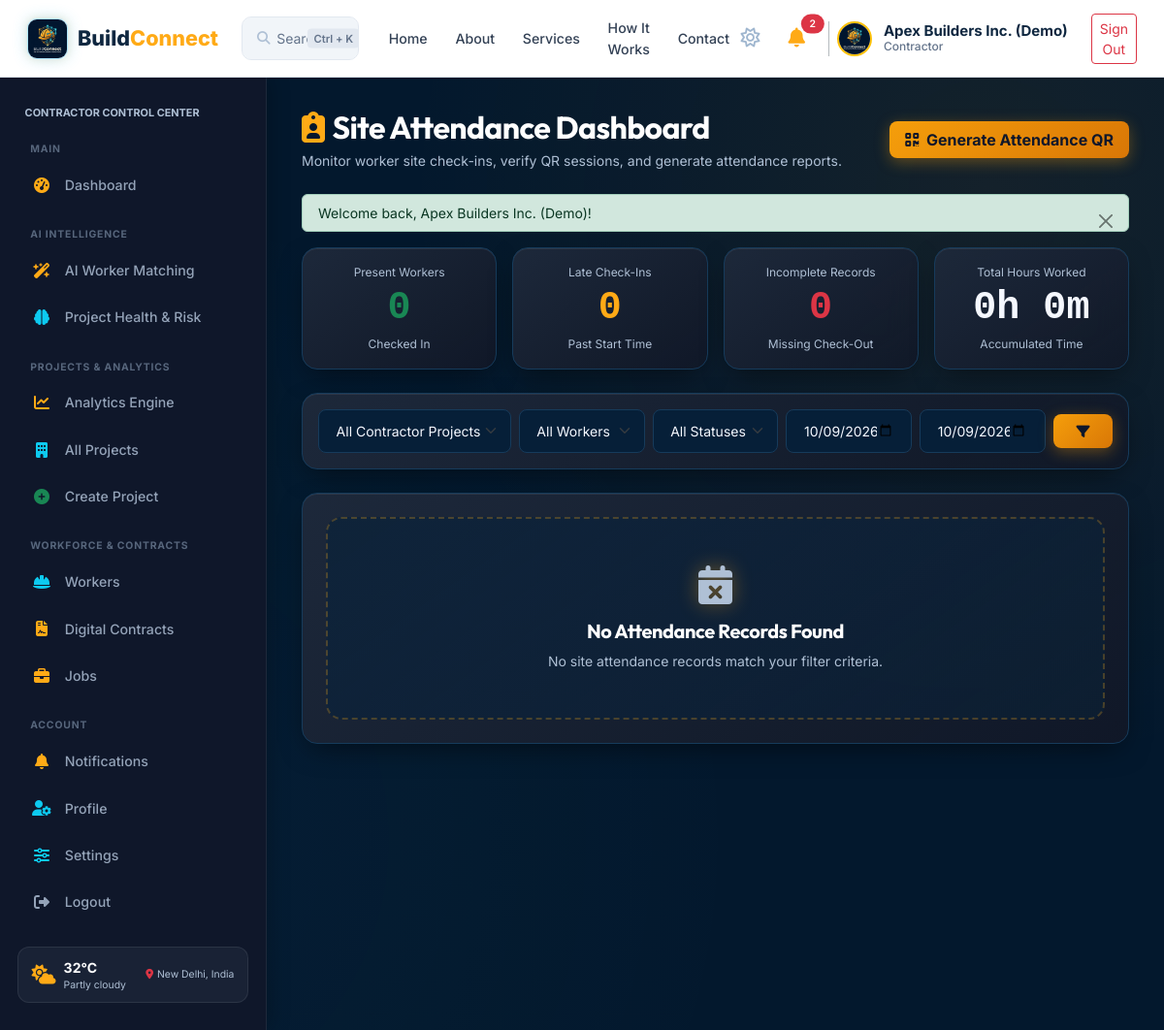
/contractor/attendance.php (signed in), run on the app's committed database.
### tables this page shows
CREATE TABLE IF NOT EXISTS users (
    id INT AUTO_INCREMENT PRIMARY KEY,
    name VARCHAR(100) NOT NULL,
    email VARCHAR(150) UNIQUE NOT NULL,
    password VARCHAR(255) NOT NULL,
    role ENUM('admin', 'contractor', 'worker', 'client') NOT NULL,
    phone VARCHAR(30) DEFAULT NULL,
    avatar VARCHAR(255) DEFAULT 'default_avatar.png',
    status ENUM('active', 'inactive', 'suspended') DEFAULT 'active',
    created_at TIMESTAMP DEFAULT CURRENT_TIMESTAMP,
    updated_at TIMESTAMP DEFAULT CURRENT_TIMESTAMP ON UPDATE CURRENT_TIMESTAMP,
    INDEX idx_user_email (email),
    INDEX idx_user_role (role),
    INDEX idx_user_created (created_at)
);

### contractor/attendance.php (the view, shortened to what the rows shown need)
<?php
require_once __DIR__ . '/../includes/auth.php';
require_once __DIR__ . '/../includes/header.php';
require_once __DIR__ . '/../includes/navbar.php';
?>
<div class="bc-layout">
    <?php require_once __DIR__ . '/../includes/sidebar.php'; ?>
    <main class="bc-main-content">
        <div class="d-flex flex-wrap justify-content-between align-items-center gap-3 mb-4">
            <div>
                <h1 class="h2 fw-bold text-white mb-1">
                    <i class="fa-solid fa-clipboard-user text-warning me-2"></i>Site Attendance Dashboard
                </h1>
            </div>
        </div>
    </main>
</div>
<?php require_once __DIR__ . '/../includes/footer.php'; ?>

### includes/navbar.php (shortened to what the rows shown need)
<?php
$user = get_logged_user();
?>
<nav class="bc-navbar bc-navbar-modern d-flex align-items-center justify-content-between">
    <div class="d-flex align-items-center gap-3">
        <?php if ($user):
            $unread_count = get_unread_notification_count($user['id']);
            $user_role_label = ucfirst($user['role']);
            if ($user['role'] === 'admin') $user_role_label = 'Executive Admin';
            elseif ($user['role'] === 'client') $user_role_label = 'Client';
            elseif ($user['role'] === 'worker') $user_role_label = 'Worker';
            elseif ($user['role'] === 'contractor') $user_role_label = 'Contractor';
            $user_avatar = (!empty($user['avatar']) && file_exists(__DIR__ . '/../assets/images/' . $user['avatar'])) ? $user['avatar'] : 'logo.png';
        ?>
            <button class="btn btn-sm btn-link text-slate-400 p-1 text-decoration-none d-none d-sm-inline-block" type="button" title="Toggle Light/Dark Theme">
                <i class="fa-regular fa-sun fs-5" style="color: #9FB6CF;"></i>
            </button>
            <div class="dropdown">
                <button class="btn btn-outline-secondary btn-sm position-relative text-light border-0" type="button" id="notifDropdown" data-bs-toggle="dropdown" aria-expanded="false">
                    <i class="fa-solid fa-bell text-warning fs-5" style="color: #FFAA16 !important;"></i>
                    <?php if ($unread_count > 0): ?>
                        <span class="position-absolute top-0 start-100 translate-middle badge rounded-pill bg-danger" style="font-size: 0.65rem;">
                            <?= $unread_count ?>
                        </span>
                    <?php endif; ?>
                </button>
            </div>
            <div class="d-flex align-items-center gap-2 ps-2 border-start border-secondary border-opacity-50">
                <img src="<?= BASE_URL ?>/assets/images/<?= sanitize($user_avatar) ?>" alt="Avatar" class="rounded-circle border border-2 border-warning" style="width: 36px; height: 36px; object-fit: cover;">
                <div class="profile-info text-start d-flex flex-column justify-content-center ms-1 me-1" style="line-height: 1.2; min-width: 130px; flex-shrink: 0; display: flex !important; visibility: visible !important; opacity: 1 !important;">
                    <div class="fw-bold profile-name bc-user-name" style="color: #0F2740 !important; font-weight: 700 !important; font-size: 15px !important; opacity: 1 !important; visibility: visible !important; display: block !important; white-space: nowrap;"><?= sanitize($user['name'] ?? 'User') ?></div>
                    <div class="extra-small profile-role bc-user-role" style="color: #64748B !important; font-size: 12px !important; font-weight: 500 !important; opacity: 1 !important; visibility: visible !important; display: block !important; white-space: nowrap;"><?= sanitize($user_role_label) ?></div>
                </div>
            </div>
            <a href="<?= BASE_URL ?>/logout.php" class="btn btn-outline-danger btn-sm ms-1">Sign Out</a>
        <?php endif; ?>
    </div>
</nav>

### includes/sidebar.php (shortened to what the rows shown need)
<?php
$user = get_logged_user();
$is_worker = ($user && isset($user['role']) && $user['role'] === ROLE_WORKER);
$is_admin  = ($user && isset($user['role']) && $user['role'] === ROLE_ADMIN);
$is_client = ($user && isset($user['role']) && $user['role'] === ROLE_CLIENT);
$is_contractor = ($user && isset($user['role']) && $user['role'] === ROLE_CONTRACTOR);
$sidebar_class = 'bc-sidebar';
$sidebar_id = '';
if ($is_worker) {
    $sidebar_class .= ' bc-sidebar-worker';
    $sidebar_id = 'id="bc-worker-sidebar"';
} elseif ($is_admin) {
    $sidebar_class .= ' bc-sidebar-admin';
    $sidebar_id = 'id="bc-admin-sidebar"';
} elseif ($is_client) {
    $sidebar_class .= ' bc-sidebar-client';
    $sidebar_id = 'id="bc-client-sidebar"';
} elseif ($is_contractor) {
    $sidebar_class .= ' bc-sidebar-contractor';
    $sidebar_id = 'id="bc-contractor-sidebar"';
}
?>
<aside class="<?= $sidebar_class ?>" <?= $sidebar_id ?>>
    <div class="px-2 mb-3">
        <div class="text-uppercase text-muted extra-small fw-bold tracking-wider" style="font-size: 0.68rem; color: var(--bc-text-secondary) !important;">
            <?= $user ? sanitize(strtoupper($user['role'])) . ' CONTROL CENTER' : 'NAVIGATION' ?>
        </div>
    </div>
</aside>

### data on the page
users: id "2", name "Apex Builders Inc. (Demo)", role "Contractor", role "CONTRACTOR"

### other printed values
$flash['message'] "Welcome back, Apex Builders Inc. (Demo)!"
$metrics['present_count'] "0"
$metrics['late_count'] "0"
$metrics['incomplete_count'] "0"
format_work_hours($metrics['total_hours'] ?? 0) "0h 0m"
